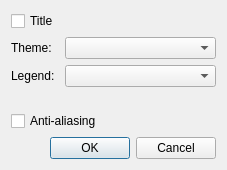
<?xml version="1.0" encoding="UTF-8"?>
<ui version="4.0">
 <class>ChartSettingsDialog</class>
 <widget class="QDialog" name="ChartSettingsDialog">
  <property name="geometry">
   <rect>
    <x>0</x>
    <y>0</y>
    <width>227</width>
    <height>170</height>
   </rect>
  </property>
  <property name="sizePolicy">
   <sizepolicy hsizetype="Fixed" vsizetype="Fixed">
    <horstretch>0</horstretch>
    <verstretch>0</verstretch>
   </sizepolicy>
  </property>
  <property name="windowTitle">
   <string>Settings</string>
  </property>
  <layout class="QVBoxLayout" name="verticalLayout">
   <item>
    <layout class="QFormLayout" name="formLayout">
     <item row="1" column="0">
      <widget class="QLabel" name="label">
       <property name="text">
        <string>Theme:</string>
       </property>
      </widget>
     </item>
     <item row="1" column="1">
      <widget class="QComboBox" name="comboBoxTheme"/>
     </item>
     <item row="2" column="0">
      <widget class="QLabel" name="label_2">
       <property name="text">
        <string>Legend:</string>
       </property>
      </widget>
     </item>
     <item row="2" column="1">
      <widget class="QComboBox" name="comboBoxLegend"/>
     </item>
     <item row="0" column="0">
      <widget class="QCheckBox" name="checkBoxTitle">
       <property name="toolTip">
        <string>Shows chart title</string>
       </property>
       <property name="text">
        <string>Title</string>
       </property>
      </widget>
     </item>
    </layout>
   </item>
   <item>
    <widget class="QCheckBox" name="checkBoxAntiAliasing">
     <property name="text">
      <string>Anti-aliasing</string>
     </property>
    </widget>
   </item>
   <item>
    <widget class="QDialogButtonBox" name="buttonBox">
     <property name="layoutDirection">
      <enum>Qt::LeftToRight</enum>
     </property>
     <property name="orientation">
      <enum>Qt::Horizontal</enum>
     </property>
     <property name="standardButtons">
      <set>QDialogButtonBox::Cancel|QDialogButtonBox::Ok</set>
     </property>
    </widget>
   </item>
  </layout>
 </widget>
 <resources/>
 <connections>
  <connection>
   <sender>buttonBox</sender>
   <signal>accepted()</signal>
   <receiver>ChartSettingsDialog</receiver>
   <slot>accept()</slot>
   <hints>
    <hint type="sourcelabel">
     <x>173</x>
     <y>160</y>
    </hint>
    <hint type="destinationlabel">
     <x>157</x>
     <y>116</y>
    </hint>
   </hints>
  </connection>
  <connection>
   <sender>buttonBox</sender>
   <signal>rejected()</signal>
   <receiver>ChartSettingsDialog</receiver>
   <slot>reject()</slot>
   <hints>
    <hint type="sourcelabel">
     <x>173</x>
     <y>160</y>
    </hint>
    <hint type="destinationlabel">
     <x>173</x>
     <y>116</y>
    </hint>
   </hints>
  </connection>
  <connection>
   <sender>comboBoxTheme</sender>
   <signal>currentIndexChanged(int)</signal>
   <receiver>ChartSettingsDialog</receiver>
   <slot>changed()</slot>
   <hints>
    <hint type="sourcelabel">
     <x>168</x>
     <y>65</y>
    </hint>
    <hint type="destinationlabel">
     <x>4</x>
     <y>82</y>
    </hint>
   </hints>
  </connection>
  <connection>
   <sender>comboBoxLegend</sender>
   <signal>currentIndexChanged(int)</signal>
   <receiver>ChartSettingsDialog</receiver>
   <slot>changed()</slot>
   <hints>
    <hint type="sourcelabel">
     <x>178</x>
     <y>98</y>
    </hint>
    <hint type="destinationlabel">
     <x>39</x>
     <y>109</y>
    </hint>
   </hints>
  </connection>
  <connection>
   <sender>checkBoxAntiAliasing</sender>
   <signal>clicked(bool)</signal>
   <receiver>ChartSettingsDialog</receiver>
   <slot>changed()</slot>
   <hints>
    <hint type="sourcelabel">
     <x>64</x>
     <y>130</y>
    </hint>
    <hint type="destinationlabel">
     <x>11</x>
     <y>7</y>
    </hint>
   </hints>
  </connection>
  <connection>
   <sender>checkBoxTitle</sender>
   <signal>clicked()</signal>
   <receiver>ChartSettingsDialog</receiver>
   <slot>changed()</slot>
   <hints>
    <hint type="sourcelabel">
     <x>35</x>
     <y>20</y>
    </hint>
    <hint type="destinationlabel">
     <x>107</x>
     <y>12</y>
    </hint>
   </hints>
  </connection>
 </connections>
 <slots>
  <slot>changed()</slot>
 </slots>
</ui>
